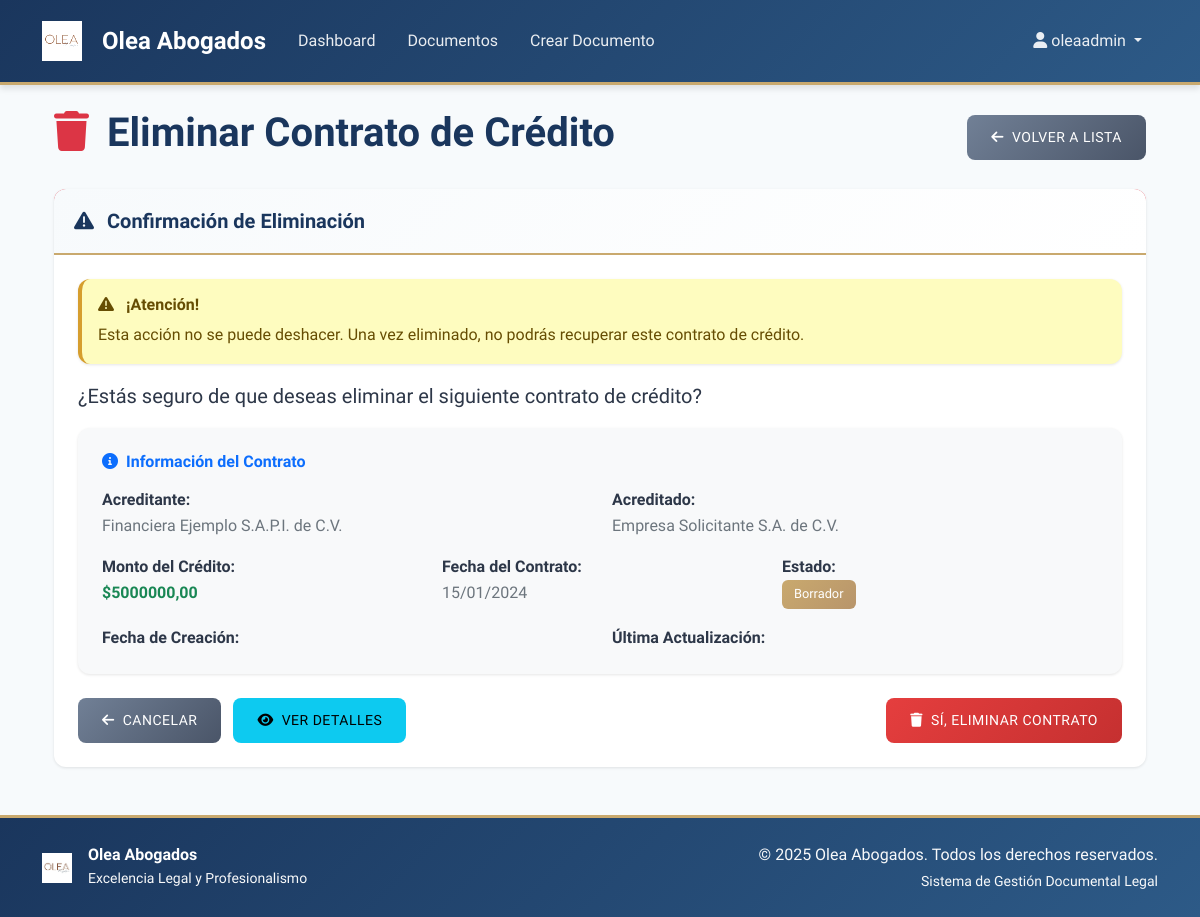
The app's page /documentos/contratos-credito/3/eliminar/ (signed in) with its own data.
### documentos/models.py (models this page shows, shortened)
class ContratoCredito(models.Model):
    fecha_contrato = models.DateField(help_text="Fecha en que se firma el contrato")
    lugar_contrato = models.CharField(max_length=100, default="Ciudad de México")
    acreditante_razon_social = models.CharField(max_length=200)
    acreditante_forma_legal = models.CharField(max_length=100, default="S.A.P.I. de C.V.")
    acreditante_representante = models.CharField(max_length=200)
    acreditante_deed_constitucion_numero = models.CharField(max_length=50)
    acreditante_deed_constitucion_fecha = models.DateField()
    acreditante_notario_constitucion = models.CharField(max_length=150)
    acreditante_registro_constitucion_folio = models.CharField(max_length=50)
    acreditante_deed_prom_inv_numero = models.CharField(max_length=50)
    acreditante_deed_prom_inv_fecha = models.DateField()
    acreditante_notario_prom_inv = models.CharField(max_length=150)
    acreditante_registro_prom_inv_folio = models.CharField(max_length=50)
    acreditante_deed_poder_numero = models.CharField(max_length=50)
    acreditante_deed_poder_fecha = models.DateField()
    acreditante_notario_poder = models.CharField(max_length=150)
    acreditado_razon_social_original = models.CharField(max_length=200)
    acreditado_deed_constitucion_original_numero = models.CharField(max_length=50)
    acreditado_deed_constitucion_original_fecha = models.DateField()
    acreditado_notario_constitucion_original = models.CharField(max_length=150)
    acreditado_registro_constitucion_original_folio = models.CharField(max_length=50)
    acreditado_deed_denominacion_cambio_numero = models.CharField(max_length=50)
    acreditado_deed_denominacion_cambio_fecha = models.DateField()
    acreditado_notario_denominacion_cambio = models.CharField(max_length=150)
    acreditado_registro_denominacion_cambio_folio = models.CharField(max_length=50)
    acreditado_deed_poder_numero = models.CharField(max_length=50)
    acreditado_deed_poder_fecha = models.DateField()
    acreditado_notario_poder = models.CharField(max_length=150)
    acreditado_resoluciones_unani_fecha = models.DateField(help_text="Fecha de las resoluciones unánimes del consejo")
    monto_credito = models.DecimalField(max_digits=14, decimal_places=2, help_text="Monto total del crédito en MXN")  # SEGUNDA.- Objeto
    monto_credito_texto = models.CharField(max_length=200, help_text="Monto en texto (p.ej. \"Nueve millones de pesos 00/100 Moneda Nacional\")")
    numero_disposiciones = models.IntegerField(default=3)
    disposicion1_fecha = models.DateField()
    disposicion1_importe = models.DecimalField(max_digits=14, decimal_places=2)
    disposicion2_fecha = models.DateField()
    disposicion2_importe = models.DecimalField(max_digits=14, decimal_places=2)
    disposicion3_fecha = models.DateField()
    disposicion3_importe = models.DecimalField(max_digits=14, decimal_places=2)
    plazo_credito_fecha_vencimiento = models.DateField(help_text="Fecha de vencimiento del crédito")  # Cláusula Cuarta
    pagos_intereses_fecha1 = models.DateField()
    pagos_intereses_fecha2 = models.DateField()
    pagos_intereses_fecha3 = models.DateField()
    pago_principal_fecha = models.DateField(help_text="Fecha de pago de principal")  # Cláusula Quinta & Sexta
    tasa_interes_ordinaria = models.DecimalField(max_digits=5, decimal_places=2, help_text="Tasa anual (%) de interés ordinario")  # 25%
    tasa_interes_moratoria = models.DecimalField(max_digits=5, decimal_places=2, help_text="Tasa anual (%) de interés moratorio")  # 36%
    banco_cuenta_numero = models.CharField(max_length=30)
    banco_nombre = models.CharField(max_length=150)
    banco_titular = models.CharField(max_length=200)
    banco_clabe = models.CharField(max_length=18)
    domicilio_acreditante = models.TextField()
    domicilio_acreditado = models.TextField()
    jurisdiccion = models.CharField(max_length=200, default="Tribunales de la Ciudad de México")
    ley_aplicable = models.CharField(max_length=200, default="Leyes de los Estados Unidos Mexicanos")
    aval_nombre = models.CharField(max_length=200)
    aval_domicilio = models.TextField()
    usuario = models.ForeignKey(User, on_delete=models.CASCADE, related_name='contratos_credito')
    ESTADO_CHOICES = [
        ('borrador', 'Borrador'),
        ('emitido', 'Emitido'),
        ('firmado', 'Firmado'),
        ('vigente', 'Vigente'),
        ('vencido', 'Vencido'),
        ('pagado', 'Pagado'),
    ]
    estado = models.CharField(max_length=20, choices=ESTADO_CHOICES, default='borrador')
    html_cache = models.TextField(blank=True)
    fecha_creacion = models.DateTimeField(auto_now_add=True)
    fecha_actualizacion = models.DateTimeField(auto_now=True)
    class Meta:
        verbose_name = "Contrato de Crédito"
        verbose_name_plural = "Contratos de Crédito"
        ordering = ['-fecha_contrato', '-fecha_creacion']

### documentos/views.py (the view, shortened to what this page needs)
# urls.py: path('contratos-credito/<int:pk>/eliminar/', views.ContratoCreditoDeleteView.as_view(), name='eliminar_contrato_credito'),
class ContratoCreditoDeleteView(LoginRequiredMixin, DeleteView):
    model = ContratoCredito
    template_name = 'documentos/eliminar_contrato_credito.html'
    success_url = reverse_lazy('documentos:lista_contrato_credito')
    context_object_name = 'contrato'
    def get_queryset(self):
        return ContratoCredito.objects.filter(usuario=self.request.user)
    def get_context_data(self, **kwargs):
        context = super().get_context_data(**kwargs)
        context['title'] = 'Eliminar Contrato de Crédito'
        return context

### templates/documentos/eliminar_contrato_credito.html (shortened to what this page needs)
{% extends 'base.html' %}
{% block content %}
<div class="container-fluid">
    <div class="row">
        <div class="col-12">
            <div class="d-flex justify-content-between align-items-center mb-4">
                <h1>
                    <i class="fas fa-trash text-danger me-2"></i>
                    Eliminar Contrato de Crédito
                </h1>
                <a href="{% url 'documentos:lista_contrato_credito' %}" class="btn btn-secondary">
                    <i class="fas fa-arrow-left me-2"></i>Volver a Lista
                </a>
            </div>
        </div>
    </div>
    <div class="row">
        <div class="col-12">
            <div class="card border-danger">
                <div class="card-header bg-danger text-white">
                    <h5 class="mb-0">
                        <i class="fas fa-exclamation-triangle me-2"></i>
                        Confirmación de Eliminación
                    </h5>
                </div>
                <div class="card-body">
                    <div class="alert alert-warning" role="alert">
                        <h6 class="alert-heading">
                            <i class="fas fa-exclamation-triangle me-2"></i>
                            ¡Atención!
                        </h6>
                        <p class="mb-0">
                            Esta acción no se puede deshacer. Una vez eliminado, no podrás recuperar este contrato de crédito.
                        </p>
                    </div>
                    <p class="lead">¿Estás seguro de que deseas eliminar el siguiente contrato de crédito?</p>
                    <div class="row mb-4">
                        <div class="col-12">
                            <div class="card bg-light">
                                <div class="card-body">
                                    <h6 class="text-primary mb-3">
                                        <i class="fas fa-info-circle me-2"></i>Información del Contrato
                                    </h6>
                                    <div class="row">
                                        <div class="col-md-6">
                                            <strong>Acreditante:</strong><br>
                                            <span class="text-muted">{{ contrato.acreditante_razon_social }}</span>
                                        </div>
                                        <div class="col-md-6">
                                            <strong>Acreditado:</strong><br>
                                            <span class="text-muted">{{ contrato.acreditado_razon_social_original }}</span>
                                        </div>
                                    </div>
                                    <div class="row mt-3">
                                        <div class="col-md-4">
                                            <strong>Monto del Crédito:</strong><br>
                                            <span class="text-success fw-bold">${{ contrato.monto_credito|floatformat:2 }}</span>
                                        </div>
                                        <div class="col-md-4">
                                            <strong>Fecha del Contrato:</strong><br>
                                            <span class="text-muted">{{ contrato.fecha_contrato|date:"d/m/Y" }}</span>
                                        </div>
                                        <div class="col-md-4">
                                            <strong>Estado:</strong><br>
                                            <span class="badge bg-{% if contrato.estado == 'activo' %}success{% elif contrato.estado == 'borrador' %}secondary{% else %}warning{% endif %}">
                                                {{ contrato.get_estado_display }}
                                            </span>
                                        </div>
                                    </div>
                                    <div class="row mt-3">
                                        <div class="col-md-6">
                                            <strong>Fecha de Creación:</strong><br>
                                        </div>
                                        <div class="col-md-6">
                                            <strong>Última Actualización:</strong><br>
                                        </div>
                                    </div>
                                </div>
                            </div>
                        </div>
                    </div>
                    <form method="post">
                        <div class="d-flex justify-content-between align-items-center">
                            <div>
                                <a href="{% url 'documentos:lista_contrato_credito' %}" class="btn btn-secondary me-2">
                                    <i class="fas fa-arrow-left me-2"></i>Cancelar
                                </a>
                                <a href="{% url 'documentos:detalle_contrato_credito' contrato.pk %}" class="btn btn-info">
                                    <i class="fas fa-eye me-2"></i>Ver Detalles
                                </a>
                            </div>
                            <button type="submit" class="btn btn-danger">
                                <i class="fas fa-trash me-2"></i>Sí, Eliminar Contrato
                            </button>
                        </div>
                    </form>
                </div>
            </div>
        </div>
    </div>
</div>
{% endblock %}

### templates/base.html (shortened to what this page needs)
<!DOCTYPE html>
<html lang="es">
<head>
    <link href="https://cdn.jsdelivr.net/npm/bootstrap@5.1.3/dist/css/bootstrap.min.css" rel="stylesheet">
    <link rel="stylesheet" href="https://cdn.jsdelivr.net/npm/@fortawesome/fontawesome-free@6.0.0/css/all.min.css">
    {% load static %}
    <link rel="stylesheet" href="{% static 'css/style.css' %}">
</head>
<body>
    <nav class="navbar navbar-expand-lg navbar-dark">
        <div class="container">
            <a class="navbar-brand" href="{% url 'home' %}">
                <img src="{% static 'images/Olea_logo.jpg' %}" alt="Olea Logo" class="me-2">
                <span>Olea Abogados</span>
            </a>
            <div class="collapse navbar-collapse" id="navbarNav">
                <ul class="navbar-nav me-auto">
                    {% if user.is_authenticated %}
                        <li class="nav-item">
                            <a class="nav-link" href="{% url 'dashboard' %}">Dashboard</a>
                        </li>
                        <li class="nav-item">
                            <a class="nav-link" href="{% url 'documentos:lista' %}">Documentos</a>
                        </li>
                        <li class="nav-item">
                            <a class="nav-link" href="{% url 'documentos:crear' %}">Crear Documento</a>
                        </li>
                    {% endif %}
                </ul>
                <ul class="navbar-nav">
                    {% if user.is_authenticated %}
                        <li class="nav-item dropdown">
                            <a class="nav-link dropdown-toggle" href="#" id="navbarDropdown" role="button" data-bs-toggle="dropdown">
                                <i class="fas fa-user me-1"></i>{{ user.username }}
                            </a>
                        </li>
                    {% endif %}
                </ul>
            </div>
        </div>
    </nav>
    <main class="container mt-4">
        {% block content %}{% endblock %}
    </main>
    <footer class="mt-5 py-4">
        <div class="container">
            <div class="row align-items-center">
                <div class="col-md-6">
                    <div class="d-flex align-items-center">
                        <img src="{% static 'images/Olea_logo.jpg' %}" alt="Olea Logo" style="height: 30px; width: auto;" class="me-3">
                        <div>
                            <h6 class="mb-0 text-white">Olea Abogados</h6>
                            <small class="text-light">Excelencia Legal y Profesionalismo</small>
                        </div>
                    </div>
                </div>
                <div class="col-md-6 text-md-end text-center mt-3 mt-md-0">
                    <p class="mb-0 text-light">&copy; 2025 Olea Abogados. Todos los derechos reservados.</p>
                    <small class="text-light">Sistema de Gestión Documental Legal</small>
                </div>
            </div>
        </div>
    </footer>
</body>
</html>

### records on screen
ContratoCredito: acreditante_razon_social "Financiera Ejemplo S.A.P.I. de C.V.", acreditado_razon_social_original "Empresa Solicitante S.A. de C.V.", monto_credito "5000000,00", fecha_contrato "15/01/2024", estado "Borrador"

### other values on screen
{{ user.username }} "oleaadmin"
